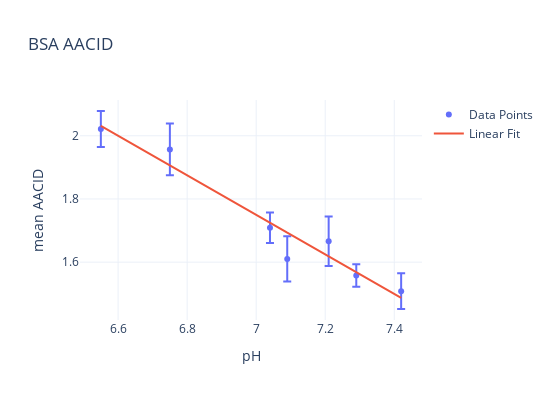

This figure's notebook cell:
### Code cell
import plotly.graph_objects as go

bsa_ph_list = [7.42, 6.75, 7.29, 6.55, 7.04, 7.21, 7.09]

# Calculate the linear fit
coefficients = np.polyfit(bsa_ph_list, mean_list, 1)
line_fit = np.polyval(coefficients, bsa_ph_list)

# Create a scatter plot
fig = go.Figure(data=go.Scatter(x=bsa_ph_list, y=mean_list, mode='markers', name='Data Points',
        error_y=dict(
        type='data',  # Use the given data
        array=std_list,  # Standard deviations
        visible=True  # Show error bars
    )))
# Add linear fit line
fig.add_trace(go.Scatter(x=bsa_ph_list, y=line_fit, mode='lines', name='Linear Fit'))

# Add title and labels
fig.update_layout(
    title='BSA AACID',
    xaxis_title='pH',
    yaxis_title='mean AACID',
    template='plotly_white',  # Light mode with dark text
    width=550,  # Adjust the width to make the plot narrower
    height=400  # Optionally, adjust the height as well
)

# Show the plot
fig.show()

### Figure 1 — Plotly figure (JSON) as saved in the notebook; plotly's stock layout.template omitted (floating-point values rounded to 4 significant figures)
{"data": [{"error_y": {"array": [0.05651, 0.08206, 0.03535, 0.05709, 0.04803, 0.07868, 0.07194], "type": "data", "visible": true}, "mode": "markers", "name": "Data Points", "x": [7.42, 6.75, 7.29, 6.55, 7.04, 7.21, 7.09], "y": [1.508, 1.957, 1.558, 2.021, 1.709, 1.666, 1.61], "type": "scatter"}, {"mode": "lines", "name": "Linear Fit", "x": [7.42, 6.75, 7.29, 6.55, 7.04, 7.21, 7.09], "y": [1.487, 1.906, 1.568, 2.032, 1.725, 1.618, 1.693], "type": "scatter"}], "layout": {"title": {"text": "BSA AACID"}, "xaxis": {"title": {"text": "pH"}}, "yaxis": {"title": {"text": "mean AACID"}}, "width": 550, "height": 400}}
